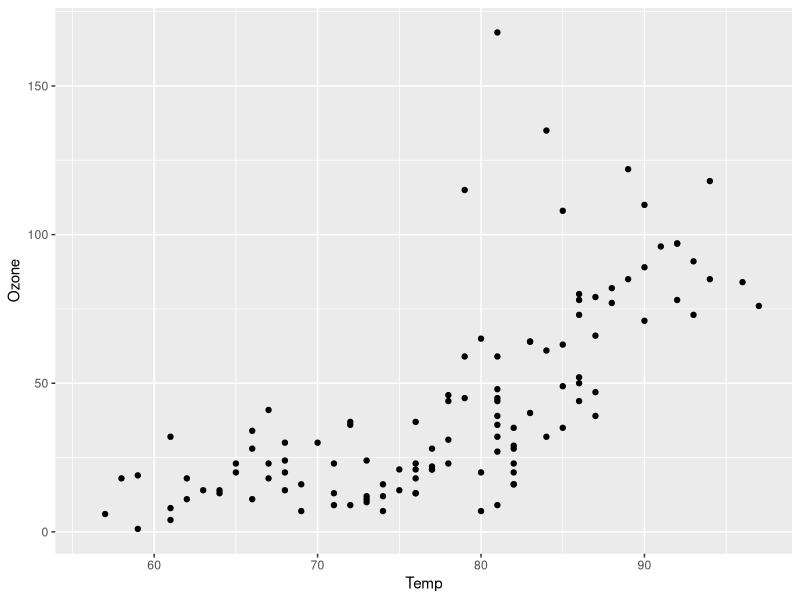
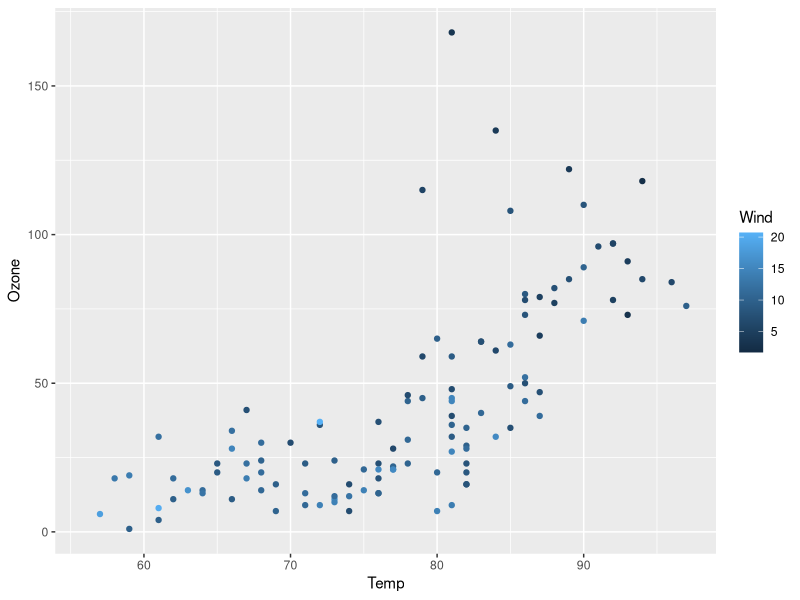
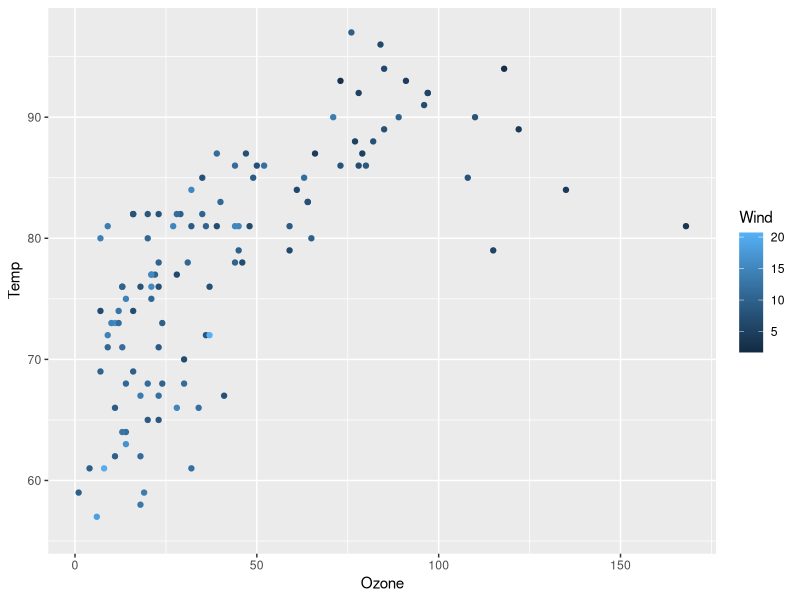
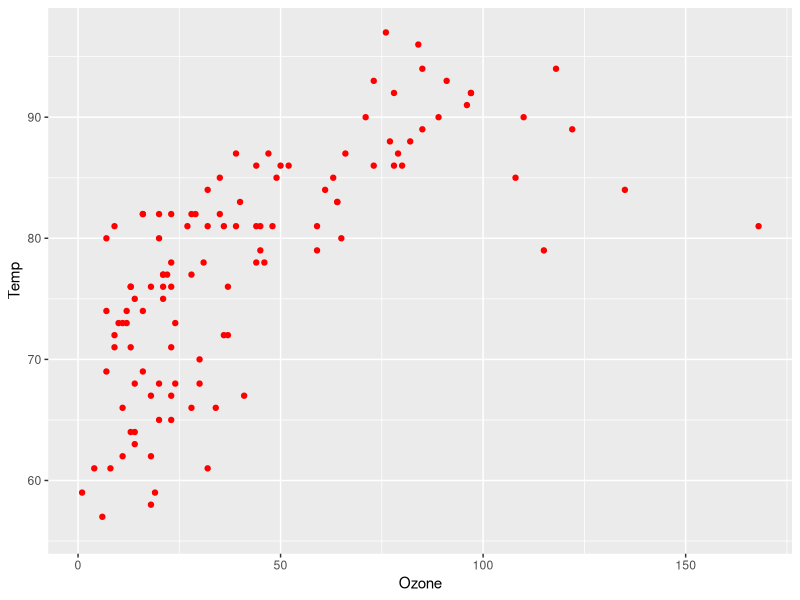
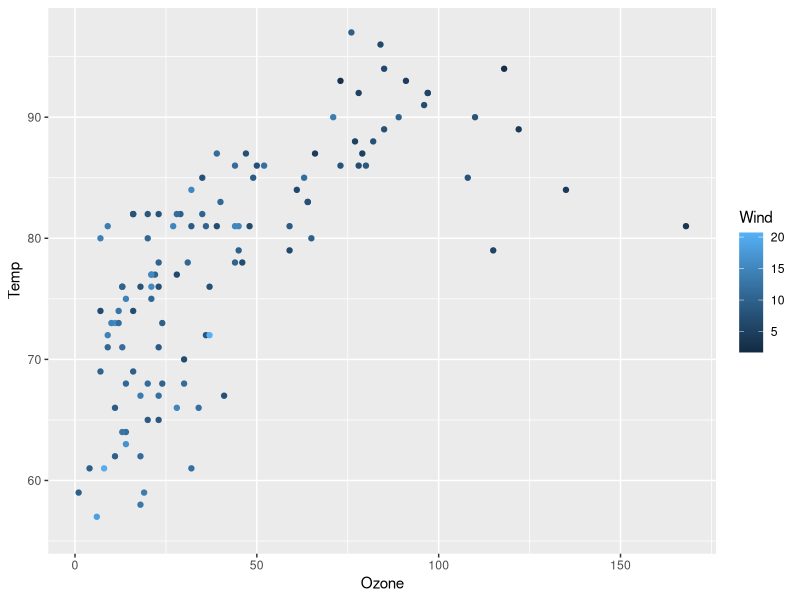

Here is the R script that generated these plots, in order: (Note: this script raises an error after producing the figures.)
# CPSC 375-01
install.packages("tidyverse")
library(ggplot2)
str(airquality)
View(airquality)
ggplot(data=airquality) + geom_point(mapping=aes(x = Temp, y = Ozone))
ggplot(data=airquality) + geom_point(mapping=aes(x = Temp, y = Ozone, color=Wind))
ggplot(data=airquality) + geom_point(mapping=aes(x = Ozone, y = Temp, color=Wind))
ggplot(data=airquality) + geom_point(mapping=aes(x = Ozone, y = Temp), color="red")
ggplot(data=airquality) +
  geom_point(mapping=aes(x = Ozone, y = Temp, color=Wind))
ggplot(data=airquality) +
  geom_point(mapping=aes(x = Ozone, y = Temp, shape=Month))
ggplot(data = iris) + geom_point(mapping=aes(x=Sepal.Length, y=Sepal.Width)) + facet_wrap(~Species)
ggplot(data = iris) + geom_point(mapping=aes(x=Sepal.Length, y=Sepal.Width)) + facet_wrap(~Petal.Length)
ggplot(data = iris) + geom_point(mapping=aes(x=Sepal.Length, y=Sepal.Width)) +
  scale_x_continuous(name="Sepal length")
ggplot(data = iris) + geom_point(mapping=aes(x=Sepal.Length, y=Sepal.Width)) +
  scale_x_continuous(name="Sepal length", limits = c(5,7))
ggplot(data = iris) + geom_point(mapping=aes(x=Sepal.Length, y=Sepal.Width)) + theme_bw()
ggplot(data = iris) + geom_point(mapping=aes(x=Sepal.Length, y=Sepal.Width)) + theme_dark()

# CPSC 375-02
library(ggplot2)
ggplot(data=airquality) + geom_point(mapping=aes(x = Temp, y = Ozone))
str(airquality)
View(airquality)
ggplot(data=airquality) + geom_point(mapping=aes(x = Temp, y = Ozone))
ggplot(data=airquality) + geom_point(mapping=aes(x = Temp, y = Ozone, color=Month))
ggplot(data=airquality) + geom_point(mapping=aes(x = Temp, y = Ozone))
ggplot(data=airquality) + geom_point(mapping=aes(x = Temp, y = Ozone), color="red")
ggplot(data=airquality) + geom_point(mapping=aes(x = Temp, y = Ozone, color=Month))
ggplot(data=airquality) + geom_point(mapping=aes(x = Temp, y = Ozone, shape=Month))
ggplot(data = iris) + geom_point(mapping=aes(x=Sepal.Length, y=Sepal.Width)) + facet_wrap(~Species)
ggplot(data = iris) + geom_point(mapping=aes(x=Sepal.Length, y=Sepal.Width)) + facet_grid(Petal.Width~Species)
ggplot(data=airquality) + geom_point(mapping=aes(x = Temp, y = Ozone, color=Month))
ggplot(data=airquality) + geom_point(mapping=aes(x = Temp, y = Ozone, color=Month)) + scale_x_continuous(name="Temperature")
ggplot(data=airquality) + geom_point(mapping=aes(x = Temp, y = Ozone, color=Month)) + scale_x_continuous(name="Temperature", limits=c(60,90))
ggplot(data=airquality) + geom_point(mapping=aes(x = Temp, y = Ozone, color=Month)) + scale_x_log10(name="Temperature", limits=c(60,90))
ggplot(data=airquality) + geom_point(mapping=aes(x = Temp, y = Ozone, color=Month)) + scale_x_log10(name="Temperature", limits=c(60,90)) + theme_dark()
ggplot(data=airquality) + geom_point(mapping=aes(x = Temp, y = Ozone, color=Month)) + scale_x_log10(name="Temperature", limits=c(60,90)) + theme_bw()
